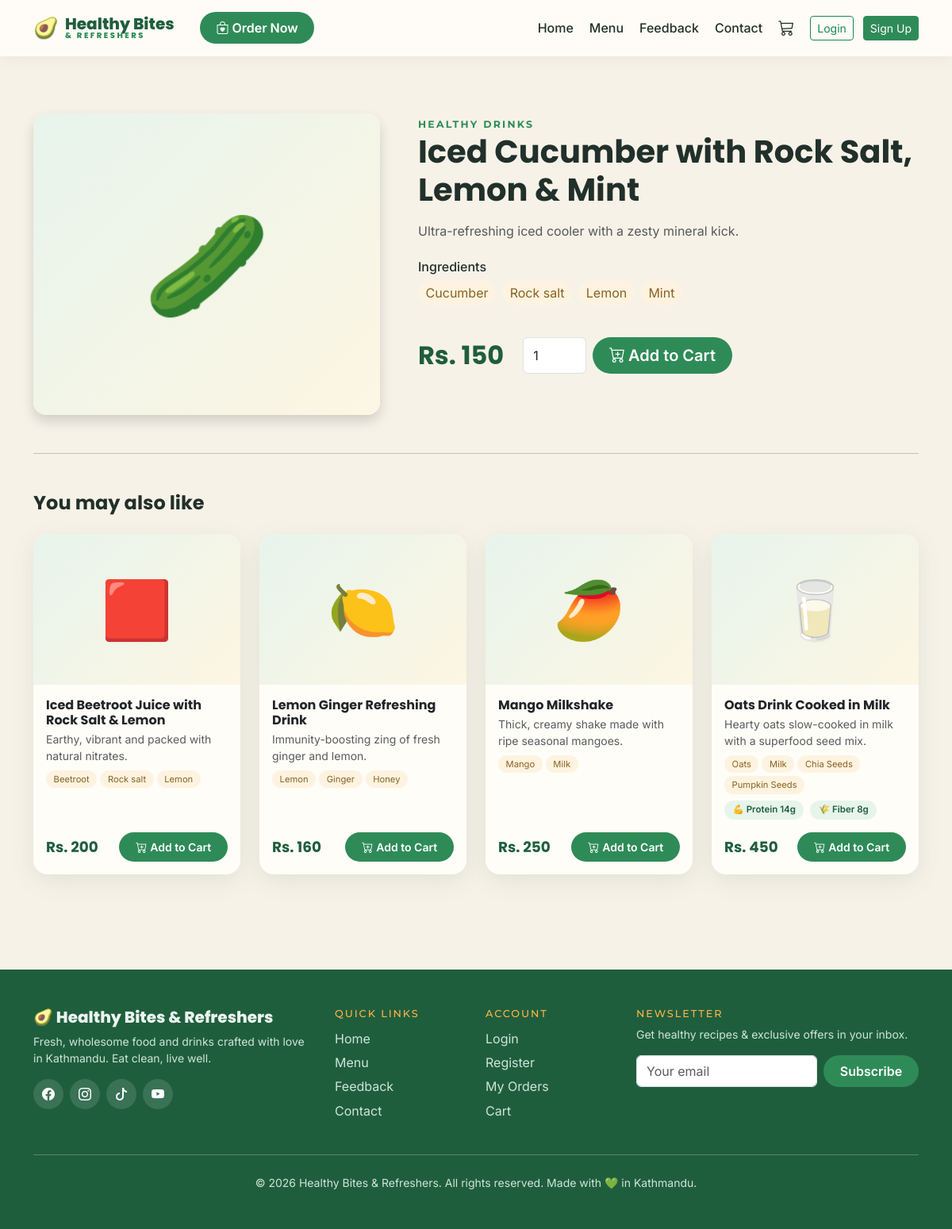
The app's page /product/iced-cucumber-with-rock-salt-lemon-mint/ with its own data.
### products/models.py (models this page shows, shortened)
class Product(models.Model):
    category = models.ForeignKey(
        Category, related_name='products', on_delete=models.CASCADE)
    name = models.CharField(max_length=200)
    slug = models.SlugField(max_length=220, unique=True)
    description = models.TextField(blank=True)
    ingredients = models.TextField(
        blank=True, help_text="Comma-separated list, e.g. 'Avocado, Lemon'")
    protein = models.CharField(max_length=20, blank=True, help_text="e.g. 12g")
    fiber = models.CharField(max_length=20, blank=True, help_text="e.g. 9g")
    price = models.DecimalField(max_digits=8, decimal_places=2)
    image = models.ImageField(upload_to='products/', blank=True, null=True)
    emoji = models.CharField(
        max_length=10, blank=True, default='🥗',
        help_text="Shown as a placeholder when no image is uploaded")
    available = models.BooleanField(default=True)
    featured = models.BooleanField(default=False)
    created_at = models.DateTimeField(auto_now_add=True)
    class Meta:
        ordering = ['category__display_order', 'name']
    def get_absolute_url(self):
        return reverse('products:detail', args=[self.slug])
    @property
    def ingredient_list(self):
        return [i.strip() for i in self.ingredients.split(',') if i.strip()]

class Category(models.Model):
    name = models.CharField(max_length=100, unique=True)
    slug = models.SlugField(max_length=120, unique=True)
    icon = models.CharField(
        max_length=50, blank=True,
        help_text="Bootstrap icon class, e.g. 'bi-cup-straw'")
    display_order = models.PositiveIntegerField(default=0)
    class Meta:
        verbose_name_plural = 'Categories'
        ordering = ['display_order']

### products/views.py (the view)
# urls.py: path('', views.cart_detail, name='detail'),
def detail(request, slug):
    product = get_object_or_404(Product, slug=slug, available=True)
    related = product.category.products.exclude(pk=product.pk)[:4]
    return render(request, 'products/detail.html', {
        'product': product, 'related': related})

### cart/cart.py (called while the page is built)
    def __len__(self):
        return sum(item['quantity'] for item in self.cart.values())

### cart/context_processors.py (called while the page is built)
def cart_counter(request):
    return {'cart_count': len(Cart(request))}

### templates/products/detail.html (shortened to what this page needs)
{% extends 'base.html' %}
{% block content %}
<section class="section-pad">
    <div class="container">
        <div class="row g-5">
            <div class="col-lg-5">
                <div class="food-img rounded-4 shadow" style="height:380px; font-size:8rem;">
                    {% if product.image %}
                    <img src="{{ product.image.url }}" alt="{{ product.name }}" class="rounded-4">
                    {% else %}
                    <span>{{ product.emoji }}</span>
                    {% endif %}
                </div>
            </div>
            <div class="col-lg-7">
                <span class="section-label">{{ product.category.name }}</span>
                <h1 class="mb-3">{{ product.name }}</h1>
                <p class="text-muted">{{ product.description }}</p>
                {% if product.ingredient_list %}
                <h6 class="mt-4">Ingredients</h6>
                <div class="d-flex flex-wrap gap-2 mb-3">
                    {% for ing in product.ingredient_list %}
                    <span class="ingredient-chip fs-6">{{ ing }}</span>
                    {% endfor %}
                </div>
                {% endif %}
                <div class="d-flex align-items-center gap-4">
                    <span class="price-tag fs-2">Rs. {{ product.price|floatformat:0 }}</span>
                    <form method="post" action="{% url 'cart:add' product.id %}" class="d-flex gap-2">
                        <input type="number" name="quantity" value="1" min="1" max="20" class="form-control" style="width:80px">
                        <button class="btn btn-order btn-lg" type="submit"><i class="bi bi-cart-plus me-1"></i>Add to Cart</button>
                    </form>
                </div>
            </div>
        </div>
        {% if related %}
        <hr class="my-5">
        <h4 class="mb-4">You may also like</h4>
        <div class="row g-4">
            {% for product in related %}
            <div class="col-md-6 col-lg-3">{% include 'products/_card.html' %}</div>
            {% endfor %}
        </div>
        {% endif %}
    </div>
</section>
{% endblock %}

### templates/products/_card.html (shortened to what this page needs)
<div class="card food-card">
    <a href="{{ product.get_absolute_url }}" class="text-decoration-none">
        <div class="food-img">
            {% if product.image %}
            <img src="{{ product.image.url }}" alt="{{ product.name }}">
            {% else %}
            <span>{{ product.emoji }}</span>
            {% endif %}
        </div>
    </a>
    <div class="card-body d-flex flex-column">
        <h5 class="card-title fs-6 mb-1">
            <a href="{{ product.get_absolute_url }}" class="text-decoration-none text-dark">{{ product.name }}</a>
        </h5>
        {% if product.description %}
        <p class="card-text small text-muted mb-2">{{ product.description|truncatechars:80 }}</p>
        {% endif %}
        {% if product.ingredient_list %}
        <div class="d-flex flex-wrap gap-1 mb-2">
            {% for ing in product.ingredient_list|slice:":4" %}
            <span class="ingredient-chip">{{ ing }}</span>
            {% endfor %}
        </div>
        {% endif %}
        <div class="d-flex gap-2 mb-3">
            {% if product.protein %}<span class="nutri-pill">💪 Protein {{ product.protein }}</span>{% endif %}
            {% if product.fiber %}<span class="nutri-pill">🌾 Fiber {{ product.fiber }}</span>{% endif %}
        </div>
        <div class="d-flex justify-content-between align-items-center mt-auto">
            <span class="price-tag">Rs. {{ product.price|floatformat:0 }}</span>
            <form method="post" action="{% url 'cart:add' product.id %}">
                <button class="btn btn-order btn-sm" type="submit"><i class="bi bi-cart-plus me-1"></i>Add to Cart</button>
            </form>
        </div>
    </div>
</div>

### static/css/style.css (style rules this page uses)
:root { --green-deep: #1f5e3d; --green: #2e8b57; --green-light: #e7f4ec; --beige: #f7f2e8; --cream: #fffdf8; --mango: #ffb347; --berry: #e5536b; --ink: #21302a; --radius: 18px; --shadow: 0 8px 30px rgba(31, 94, 61, .10); --transition: all .3s cubic-bezier(.25,.8,.25,1); }
html { scroll-behavior: smooth; }
body { font-family: 'Inter', sans-serif; color: var(--ink); background: var(--beige); }
h1, h2, h3, h4, h5 { font-family: 'Poppins', sans-serif; font-weight: 700; }
.section-label { font-family: 'Montserrat', sans-serif; font-size: .78rem; font-weight: 700; letter-spacing: .18em; text-transform: uppercase; color: var(--green); }
.btn-order { background: var(--green); color: #fff; font-weight: 600; border-radius: 50px; padding: .5rem 1.3rem; border: none; transition: var(--transition); }
.food-card { background: var(--cream); border: none; border-radius: var(--radius); box-shadow: var(--shadow); overflow: hidden; transition: var(--transition); height: 100%; }
.food-img { height: 190px; background: linear-gradient(135deg, var(--green-light), #fdf6e3); display: flex; align-items: center; justify-content: center; font-size: 4.5rem; overflow: hidden; }
.price-tag { font-family: 'Poppins', sans-serif; font-weight: 700; color: var(--green-deep); font-size: 1.15rem; }
.nutri-pill { background: var(--green-light); color: var(--green-deep); font-size: .72rem; font-weight: 600; border-radius: 50px; padding: .22rem .65rem; display: inline-flex; align-items: center; gap: .25rem; }
.ingredient-chip { background: #fdf3e0; color: #8a6320; font-size: .7rem; border-radius: 50px; padding: .18rem .6rem; }
.section-pad { padding: 4.5rem 0; }

### records on screen
Product: emoji "🥒", category.name "HEALTHY DRINKS", name "Iced Cucumber with Rock Salt, Lemon & Mint", description "Ultra-refreshing iced cooler with a zesty mineral kick.", price "150"
Product: emoji "🟥", name "Iced Beetroot Juice with Rock Salt & Lemon", description "Earthy, vibrant and packed with natural nitrates.", ingredient_list "Beetroot" "Rock salt" "Lemon", price "200"
Product: emoji "🍋", name "Lemon Ginger Refreshing Drink", description "Immunity-boosting zing of fresh ginger and lemon.", ingredient_list "Lemon" "Ginger" "Honey", price "160"
Product: emoji "🥭", name "Mango Milkshake", description "Thick, creamy shake made with ripe seasonal mangoes.", ingredient_list "Mango" "Milk", price "250"
Product: emoji "🥛", name "Oats Drink Cooked in Milk", description "Hearty oats slow-cooked in milk with a superfood seed mix.", ingredient_list "Oats" "Milk" "Chia Seeds" "Pumpkin Seeds", protein "14g", fiber "8g", price "450"

### other values on screen
{{ ing }} "Cucumber" "Rock salt" "Lemon" "Mint"
